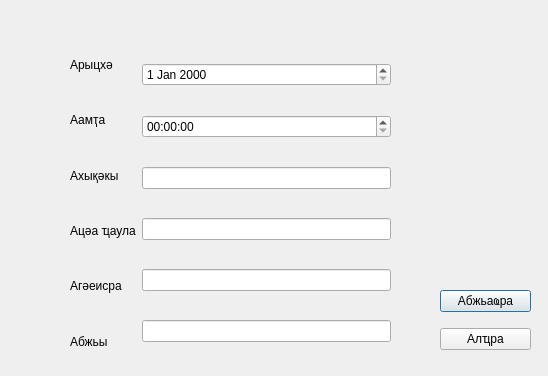
<?xml version="1.0" encoding="UTF-8"?>
<ui version="4.0">
 <class>Add</class>
 <widget class="QDialog" name="Add">
  <property name="geometry">
   <rect>
    <x>0</x>
    <y>0</y>
    <width>548</width>
    <height>376</height>
   </rect>
  </property>
  <property name="windowTitle">
   <string>Dialog</string>
  </property>
  <widget class="QWidget" name="horizontalLayoutWidget">
   <property name="geometry">
    <rect>
     <x>70</x>
     <y>40</y>
     <width>321</width>
     <height>326</height>
    </rect>
   </property>
   <layout class="QHBoxLayout" name="horizontalLayout">
    <item>
     <layout class="QVBoxLayout" name="verticalLayout_2">
      <item>
       <widget class="QLabel" name="label_2">
        <property name="text">
         <string>Арыцхә</string>
        </property>
       </widget>
      </item>
      <item>
       <widget class="QLabel" name="label">
        <property name="text">
         <string>Аамҭа</string>
        </property>
       </widget>
      </item>
      <item>
       <widget class="QLabel" name="label_5">
        <property name="text">
         <string>Ахықәкы</string>
        </property>
       </widget>
      </item>
      <item>
       <widget class="QLabel" name="label_3">
        <property name="text">
         <string>Ацәа ҵаула</string>
        </property>
       </widget>
      </item>
      <item>
       <widget class="QLabel" name="label_4">
        <property name="text">
         <string>Агәеисра</string>
        </property>
       </widget>
      </item>
      <item>
       <widget class="QLabel" name="label_6">
        <property name="text">
         <string>Абжьы</string>
        </property>
       </widget>
      </item>
     </layout>
    </item>
    <item>
     <layout class="QVBoxLayout" name="verticalLayout">
      <item>
       <widget class="QDateEdit" name="dateEdit"/>
      </item>
      <item>
       <widget class="QTimeEdit" name="timeEdit"/>
      </item>
      <item>
       <widget class="QLineEdit" name="goalEdit"/>
      </item>
      <item>
       <widget class="QLineEdit" name="phaseEdit"/>
      </item>
      <item>
       <widget class="QLineEdit" name="rateEdit"/>
      </item>
      <item>
       <widget class="QLineEdit" name="noiseEdit"/>
      </item>
     </layout>
    </item>
   </layout>
  </widget>
  <widget class="QWidget" name="verticalLayoutWidget_3">
   <property name="geometry">
    <rect>
     <x>440</x>
     <y>280</y>
     <width>91</width>
     <height>80</height>
    </rect>
   </property>
   <layout class="QVBoxLayout" name="verticalLayout_3">
    <item>
     <widget class="QPushButton" name="addButton">
      <property name="text">
       <string>Абжьаҩра</string>
      </property>
     </widget>
    </item>
    <item>
     <widget class="QPushButton" name="exitButton">
      <property name="text">
       <string>Алҵра</string>
      </property>
     </widget>
    </item>
   </layout>
  </widget>
 </widget>
 <resources/>
 <connections/>
</ui>
